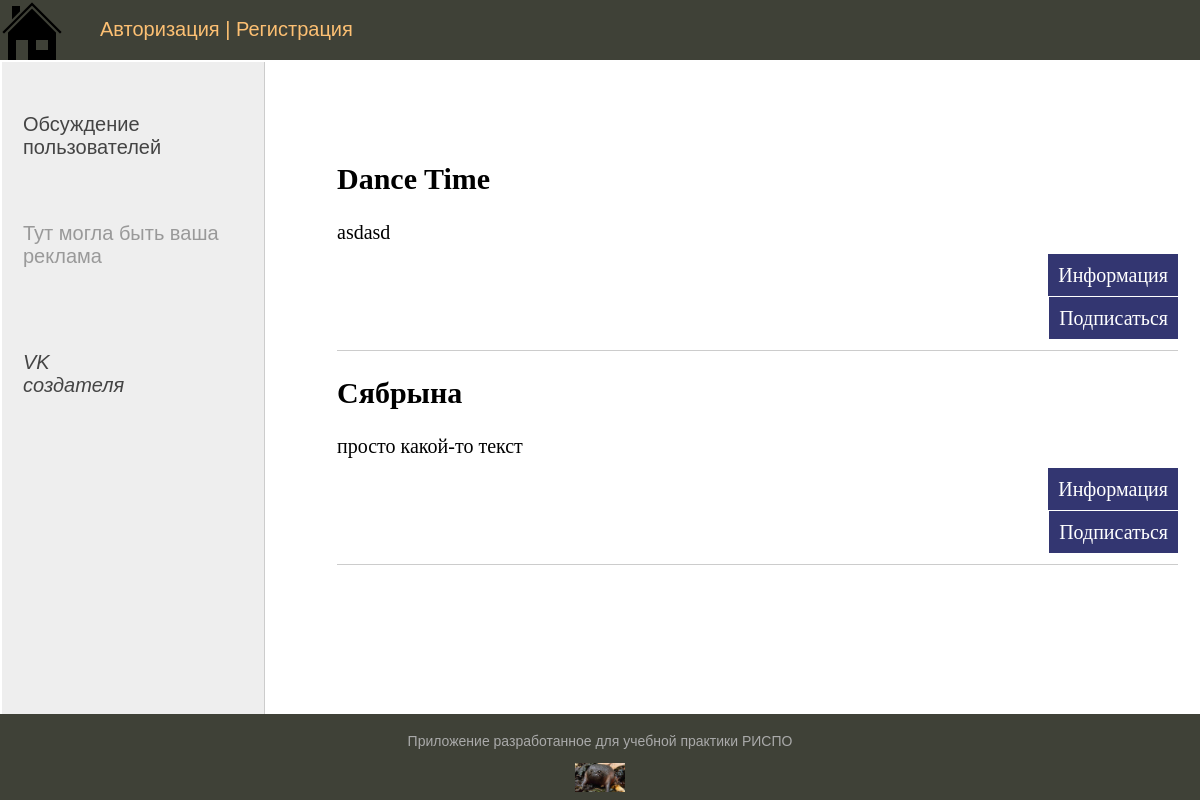
Before: /groups/ with the older database file.
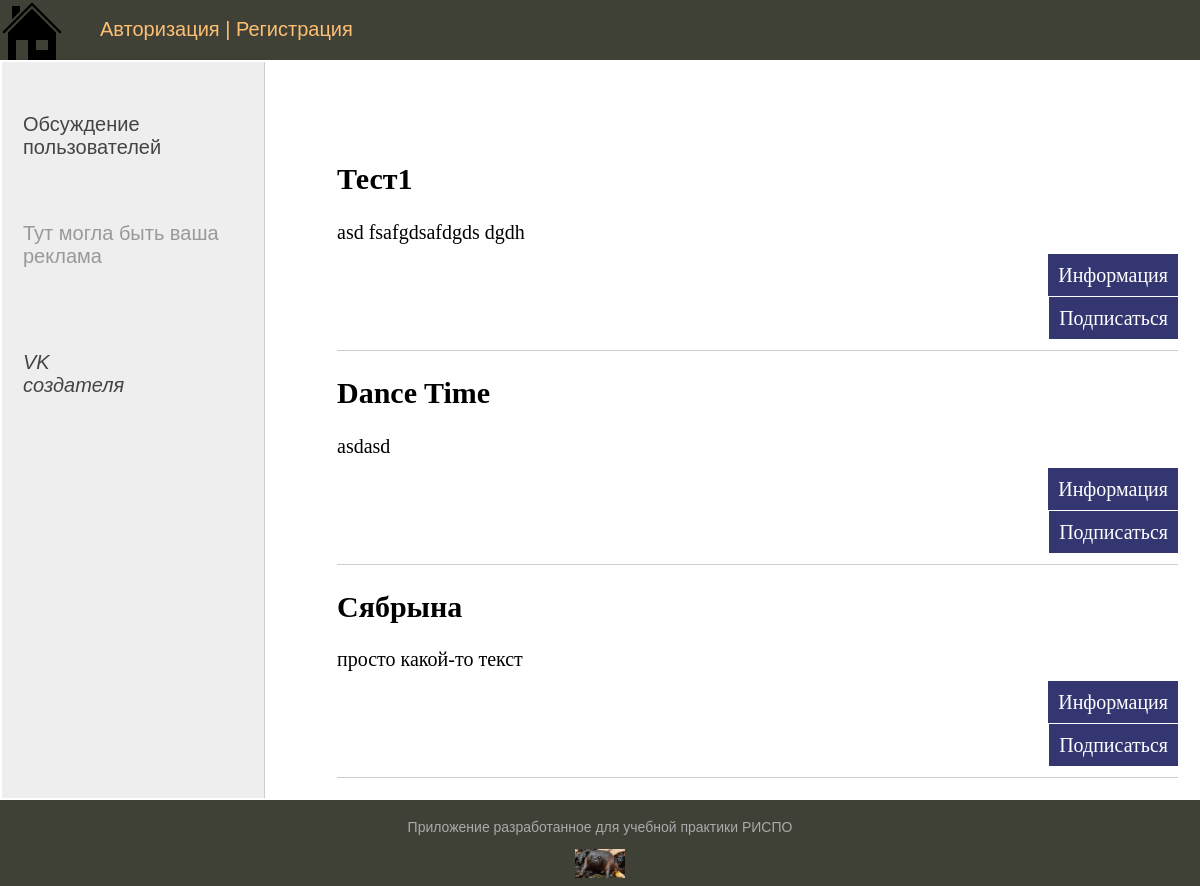
After: the same page with the newer database file.
### people_active/models.py (models this page shows, shortened)
class Groups(models.Model):
    name = models.CharField(max_length=30, db_index=True, verbose_name="Название группы")
    slug = models.SlugField(max_length=200, unique=True, db_index=True, verbose_name="URL")
    title = models.TextField(blank=True, verbose_name="Описания группы")
    def get_absolute_url(self):
        return reverse("show_group", kwargs={"group_slug": self.slug})
    class Meta:
        verbose_name_plural = "Группы"
        ordering = ["-id"]

### people_active/views.py (the view)
# urls.py: path("groups/", ShowGroup.as_view(), name="groups"),
class ShowGroup(DataMixin, ListView):
    model = Groups
    template_name = "Group.html"
    context_object_name = "group"
    def get_queryset(self):
        return Activity.objects.filter(is_published=True)
    def get_context_data(self, *, object_list=None, **kwargs):
        context = super().get_context_data(**kwargs)
        data_mixin_def = self.get_user_context(title="Все группы")
        return context | data_mixin_def

### people_active/utils.py (called while the page is built)
    def get_user_context(self, **kwargs):
        context = kwargs
        groups = Groups.objects.all()
        user_menu = menu.copy()
        if not self.request.user.is_authenticated:
            user_menu.pop(2)
        context["menu"] = user_menu
        context["group"] = groups
        return context

### people_active/templates/Group.html (shortened to what this page needs)
{% extends 'base.html' %}
{% block content %}
<ul class="list-articles">
    {% for g in group %}
    <li>
        <h2>{{ g.name }}</h2>
        <p> {{ g.title|linebreaks|truncatewords:15}} </p>
        <p class="link-read-post"><a href="{{ g.get_absolute_url }}">Информация</a></p>
        <p class="link-read-post"><a href="/subscribe">Подписаться</a></p>
    </li>
    {% endfor %}
</ul>
{% endblock content %}

Changed rows visible on the page:
added Groups: name "Тест1", title "asd fsafgdsafdgds dgdh"
